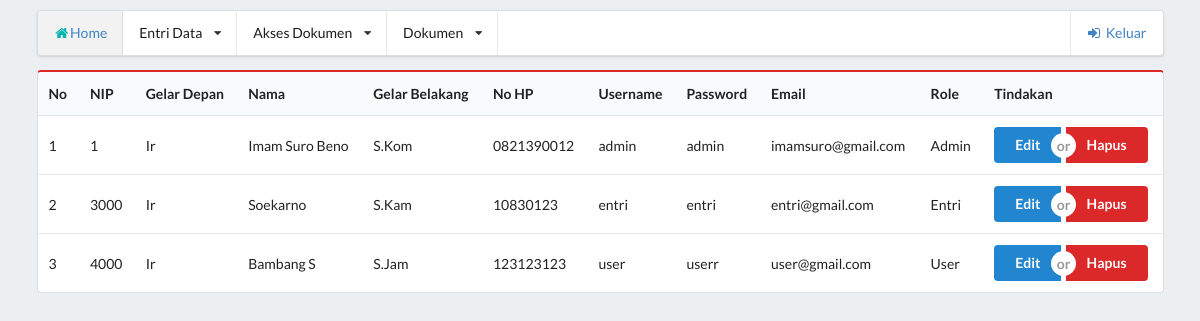
Screenshot of /tampil-pegawai-entri.php (signed in) with the database file from the repository.
### tables this page shows
CREATE TABLE IF NOT EXISTS `pegawai` (
  `NIP` int(20) NOT NULL,
  `GelarDepan` varchar(10) NOT NULL,
  `Nama` varchar(100) NOT NULL,
  `GelarBelakang` varchar(10) NOT NULL,
  `HP` varchar(20) NOT NULL,
  `Username` varchar(20) NOT NULL,
  `Password` varchar(20) NOT NULL,
  `Email` varchar(80) NOT NULL,
  `KodeRole` varchar(10) NOT NULL
);

### lib/config.php (called while the page is built, shortened)
<?php
$db = db();
function db(){
    $konek = new mysqli("localhost","root","","projek");
    return $konek;
}
function _select($table,$where=[],$order=false){
    return queryBuilder("select",$table,$where,[],false,false,$order);
}
function queryBuilder($opt,$table,$where=[],$set=[],$logic=false,$like=false,$order=false){
    GLOBAL $db;
    $tmp_query = "";
    if($opt=="select")
        $tmp_query .= "SELECT * FROM ";
    $tmp_query .= $table;
    if($opt != "insert"){
        $tmp_query .= " WHERE ";
        if(count($where) == 0)
            $tmp_query .= "1";
    }
    return $db->query($tmp_query);
}

### tampil-pegawai-entri.php (the view, shortened to what this page needs)
<?php
include 'lib/config.php';
include 'views/header.php';
?>
	<table class="ui red table">
		<thead><tr>
			<th>No</th>
			<th>NIP</th>
			<th>Gelar Depan</th>
			<th>Nama</th>
			<th>Gelar Belakang</th>
			<th>No HP</th>
			<th>Username</th>
			<th>Password</th>
			<th>Email</th>
			<th>Role</th>
			<th colspan="2">Tindakan</th>
		</tr></thead>
		<tbody>
			<?php
						if(isset($_SESSION["login-level"])){
							if($_SESSION["login-level"] == "Entri"){
						$perintah = _select("Pegawai",["KodeRole"=>"User"]);
						$nomer = 1;
						while ($d = $perintah->fetch_array()) {
							echo "<tr><td>$nomer</td>";
							echo "<td>".$d[0]."</td>";
							echo "<td>".$d[1]."</td>";
							echo "<td>".$d[2]."</td>";
							echo "<td>".$d[3]."</td>";
							echo "<td>".$d[4]."</td>";
							echo "<td>".$d[5]."</td>";
							echo "<td>".$d[6]."</td>";
							echo "<td>".$d[7]."</td>";
							echo "<td>".$d[8]."</td>";
							if($_SESSION["login-level"] == "Admin" or $_SESSION["login-level"] == "Entri"){
							echo "<td><div class='ui buttons'><a class='ui primary button' href='edit-pegawai-entri.php?nip=".$d[0]."'>Edit</a><div class='or'></div> <a class='ui red button' href='hapus-pegawai-entri.php?nip=".$d[0]."'>Hapus</a></div></td></tr>";
						}
							$nomer++;
						}
					}else{
						$perintah = _select("Pegawai");
						$nomer = 1;
						while ($d = $perintah->fetch_array()) {
							echo "<tr><td>$nomer</td>";
							echo "<td>".$d[0]."</td>";
							echo "<td>".$d[1]."</td>";
							echo "<td>".$d[2]."</td>";
							echo "<td>".$d[3]."</td>";
							echo "<td>".$d[4]."</td>";
							echo "<td>".$d[5]."</td>";
							echo "<td>".$d[6]."</td>";
							echo "<td>".$d[7]."</td>";
							echo "<td>".$d[8]."</td>";
							if($_SESSION["login-level"] == "Admin" or $_SESSION["login-level"] == "Entri"){
							echo "<td><div class='ui buttons'><a class='ui primary button' href='edit-pegawai-entri.php?nip=".$d[0]."'>Edit</a><div class='or'></div> <a class='ui red button' href='hapus-pegawai-entri.php?nip=".$d[0]."'>Hapus</a></div></td></tr>";
						}
							$nomer++;
						}
					}
				}
			?>
		</tbody>
	</table>

### views/header.php (shortened to what this page needs)
<html>
<head>
<link rel="stylesheet" href="assets/semantic/semantic.css">
<link rel="stylesheet" href="styles.css">
</head>
<body>
<div style="margin: 10px;" class="ui container">
<div class="ui icon menu">
<div class="active teal item">
<i class="home icon"></i>
<a href="index.php">Home</a>
</div>
<?php
if(isset($_SESSION["login-level"])){
	$syarat =  $_SESSION["login-level"];
switch ($syarat) {
	case 'Admin':
		echo "<div class='ui simple dropdown link item'>
			<span class='text'>Entri Data</span>
			<i class='dropdown icon'></i>
			<div class='menu'>
			<div class='header'>Entri Pegawai</div>
 			<a href='akses-entri-data.php' class='item'>Input</a><a class='item' href='tampil-pegawai-entri.php'>Tampil Data</a></div></div>";
 		echo "<div class='ui simple dropdown link item'>
			<span class='text'>Akses Dokumen</span>
			<i class='dropdown icon'></i>
			<div class='menu'>
			<div class='header'>Dokumen</div>
 			<a href='pegawai-entri-upload.php' class='item'>Upload</a><a class='item' href='download-data-upload.php'>Download</a></div></div>";
 		echo "<div class='ui simple dropdown link item'>
			<span class='text'>Dokumen</span>
			<i class='dropdown icon'></i>
			<div class='menu'>
			<div class='header'>Jenis Dokumen</div>
 			<a href='admin-create-jenis-dokumen.php' class='item'>Input</a><a class='item' href='admin-tampil-jenis-dokumen.php'>Tampil Data</a></div></div>";
		break;
	}
}
?>
<?php if(isset($_SESSION["login-level"])){
    echo "<div class='right item'>
<a href='logout.php' class='login''><i class='sign in icon'></i>Keluar</a>
</div>
";
}else{
    echo "<div class='right item'>
<a href='login.php' class='login''><i class='sign in icon'></i>Masuk</a>
</div>
";
}
    ?>
</div>

### styles.css (style rules this page uses)
body { background-color: #ECEFF1; background-size: cover; }

### rows the page displays
pegawai: NIP "1", GelarDepan "Ir", Nama "Imam Suro Beno", GelarBelakang "S.Kom", HP "0821390012", Username "admin", Password "admin", Email "imamsuro@gmail.com", KodeRole "Admin"
pegawai: NIP "3000", GelarDepan "Ir", Nama "Soekarno", GelarBelakang "S.Kam", HP "10830123", Username "entri", Password "entri", Email "entri@gmail.com", KodeRole "Entri"
pegawai: NIP "4000", GelarDepan "Ir", Nama "Bambang S", GelarBelakang "S.Jam", HP "123123123", Username "user", Password "userr", Email "user@gmail.com", KodeRole "User"
